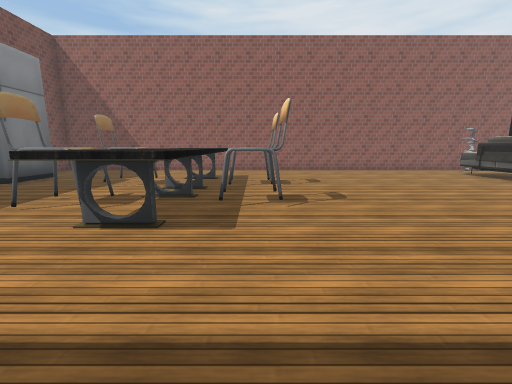
View 1 (above)

24 first-person views from a walk through a 3-D level made in the Unity game engine. The camera is 1.3 m above the floor, tilts 10° down and sees 90° across. The floor is counted in squares, 1 m on a side. Each view is taken from the middle of a square. On the plan, view 1 faces up. The plan holds only what a view shows up to about 13 squares ahead; the rest is blank. The place goes on beyond the plan. The player character is not drawn. Some surface patterns are stand-ins.

View 2
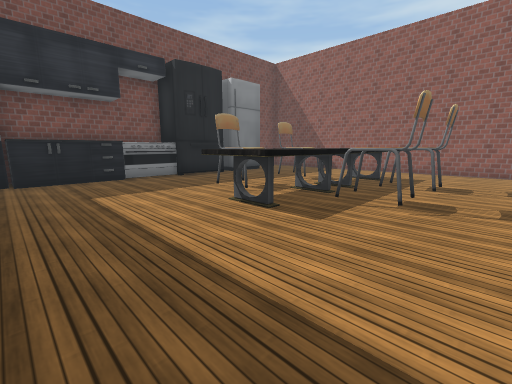

View 3
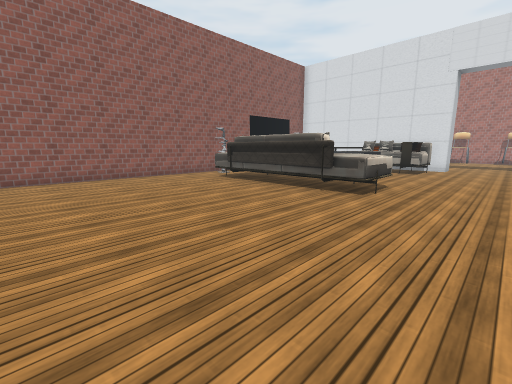

View 4
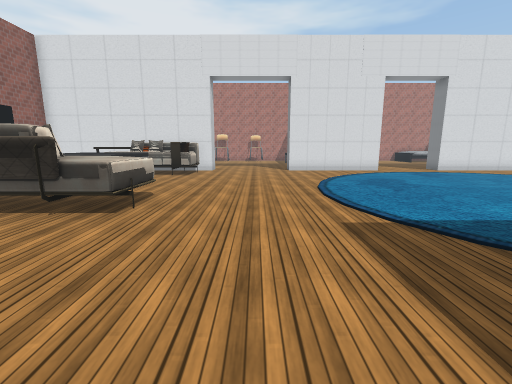

View 5
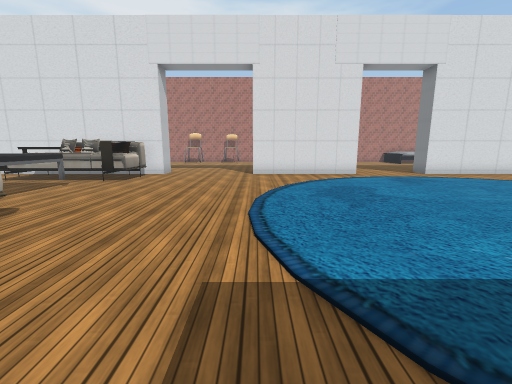

View 6
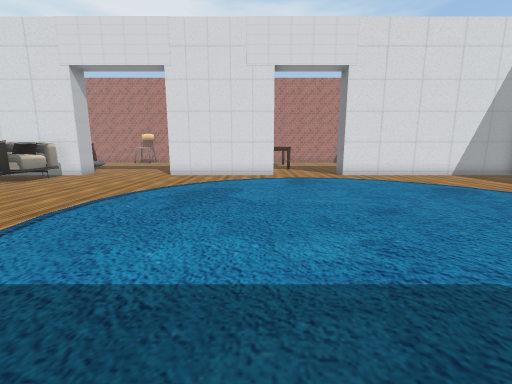

View 7
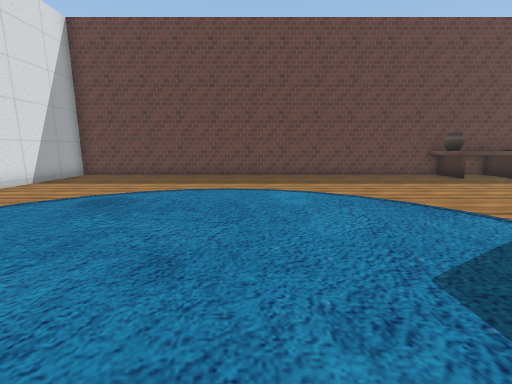

View 8
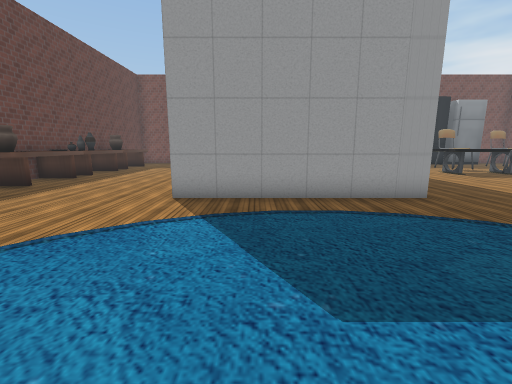

View 9
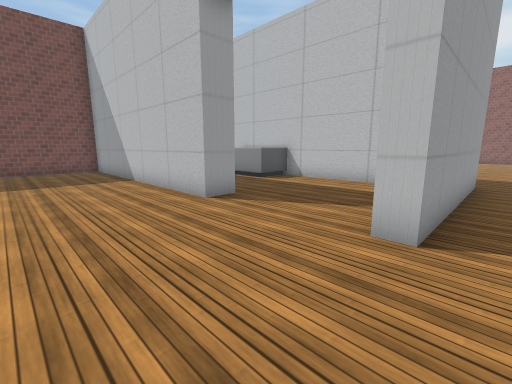

View 10
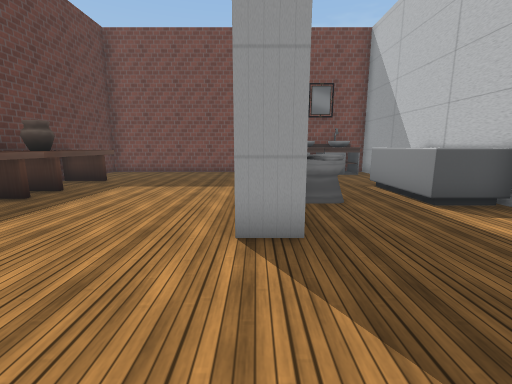

View 11
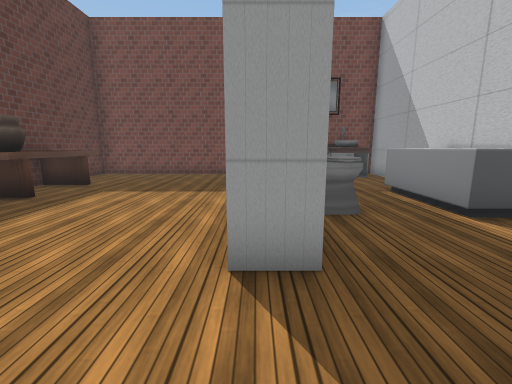

View 12
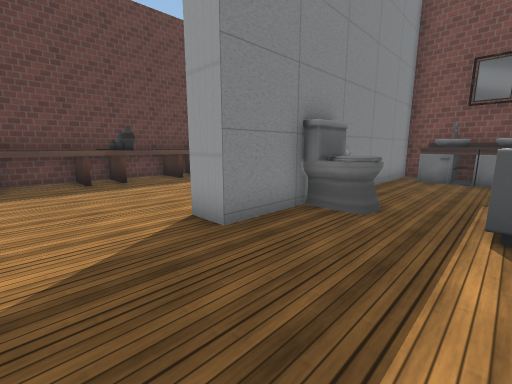

View 13
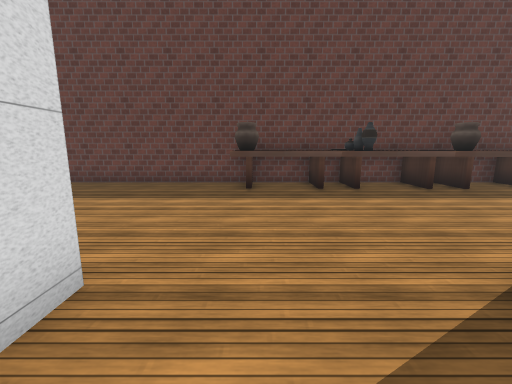

View 14
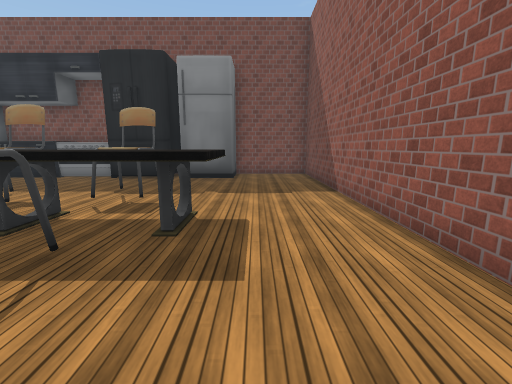

View 15
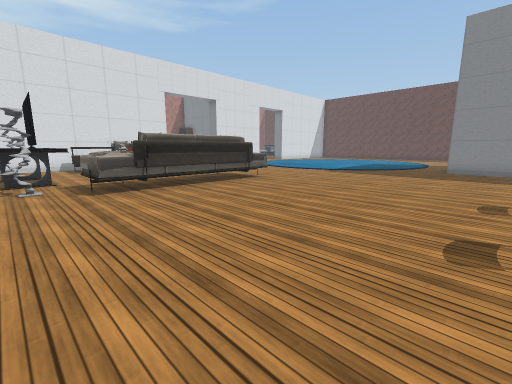

View 16
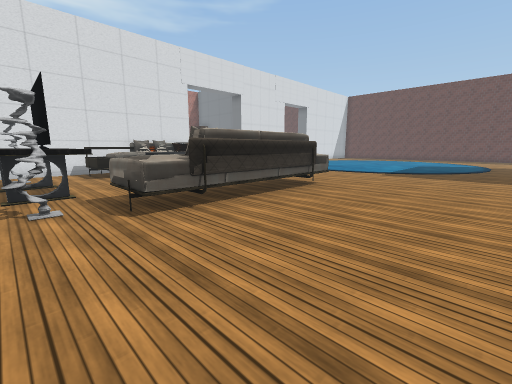

View 17
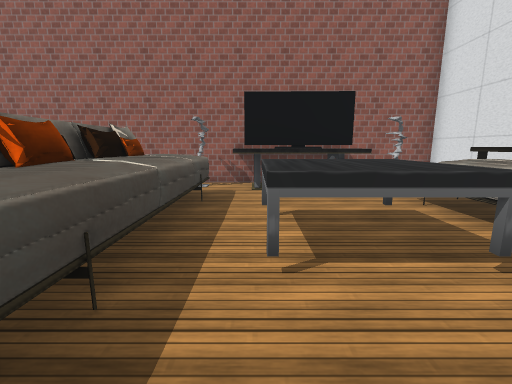

View 18
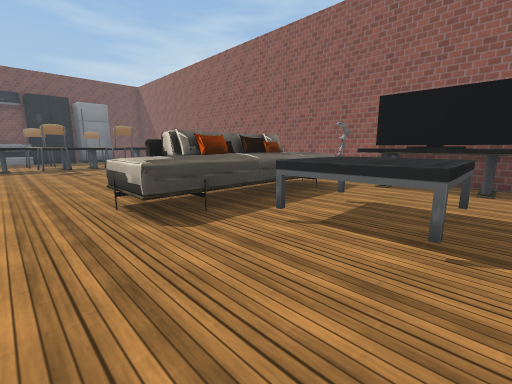

View 19
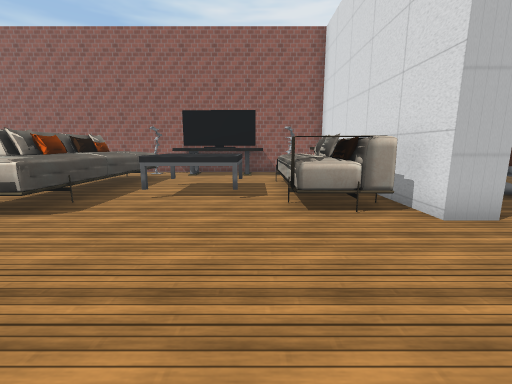

View 20
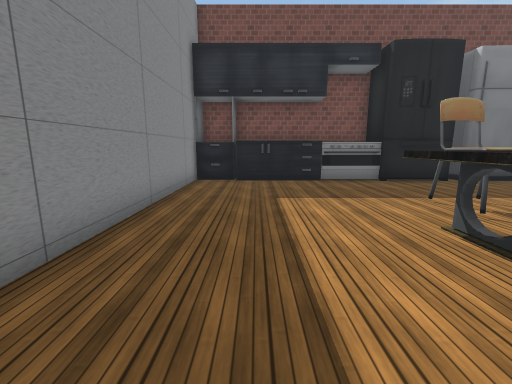

View 21
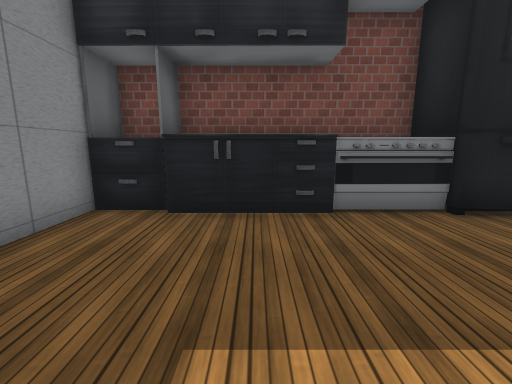

View 22
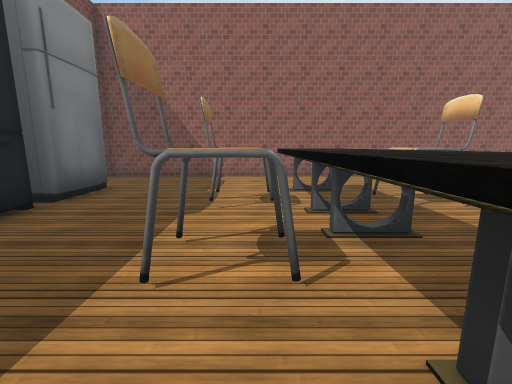

View 23
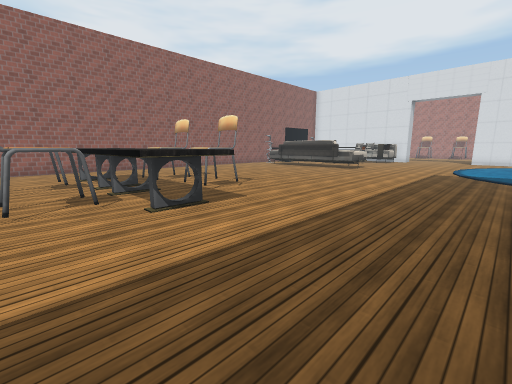

View 24
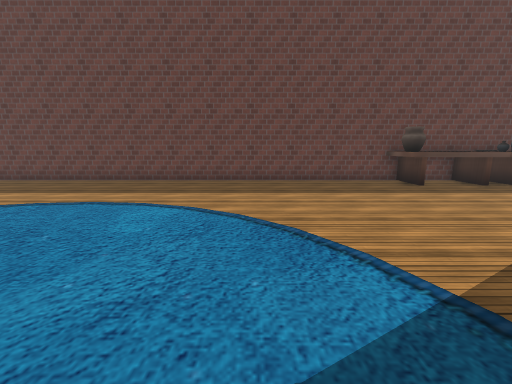

### Floor plan
Points are (right, up) in squares from view 1. A wall is a line through its corners. A room is listed if a view was taken in it or the views show most of it. See-through windows are left out.
Room 1 (views 1, 2, 3, 4, 5, 6, 7, 8, 9, 10, 11, 12, 13, 14, 15, 16, 17, 18, 19, 20, 21, 22, 23, 24)
walls: (2, -1.4) (4.2, -1.4) (4.2, -8.3) (3.6, -8.3) (3.6, -7.5); (1.6, -2.4) (-10.5, -2.4) (-10.5, -7.3) (-5.4, -7.3); (-2.5, -7.3) (-0.5, -7.3) (-0.5, -8.3) (-10, -8.3); (-8.5, -1.4) (-1.2, -1.4); (19.4, -3.9) (19.4, 1.2); (11.3, 13.3) (11.1, 13.6) (11.1, 13.9); (11.1, 13.4) (11, 13.9); (11.2, 13.4) (11, 13.8); (20.4, 5.4) (19.4, 5.4); (-10.5, 5.9) (-10.5, -1.4); (-10.5, -8.8) (-10.5, -15.4) (19.4, -15.4) (19.4, -7.3) (20.2, -7.3); (19.4, 11.4) (19.4, 14.4) (-10.5, 14.4) (-10.5, 11)
objects: sink (-10, -6) to (-9, -5); sink (-10, -4) to (-9, -3); other object (-10, -1) to (-9, 3); stove (-10, 4) to (-9, 5); fridge (-10, 9) to (-9, 9); fridge (-9, 8); table (-7, -15) to (-6, -14); tub (-6, -4) to (-3, -3); vase (-5, -15) to (-4, -14); other object (-5, -7); chair (-5, 5) to (-4, 6); chair (-5, 8) to (-4, 9); table (-4, -15); toilet (-4, -7) to (-3, -6); table (-3, -15) to (-2, -14); table (-3, 4) to (-1, 7); table (-3, 8) to (-1, 11); vase (-2, -15) to (-1, -14); chair (-1, 6) to (0, 6); chair (-1, 8) to (0, 10); table (0, -15) to (1, -14); vase (2, -15) to (3, -14); table (3, -15); other object (10, 6) to (12, 12); table (12, 12) to (15, 14); table (13, 8) to (15, 10); TV (13, 13) to (16, 13); table (15, 14) to (16, 14); sofa (17, 6) to (19, 11)

Positions as (right, up) in squares from view 1, and headings:
1: (0, 0), facing up
2: (2, 0), facing up-left
3: (3, 3), facing up-right
4: (5, 3), facing right
5: (7, 1), facing right
6: (7, -3), facing right
7: (11, -3), facing down
8: (11, -6), facing left
9: (5, -12), facing up-left
10: (3, -8), facing left
11: (2, -8), facing left
12: (2, -4), facing down-left
13: (2, -6), facing down
14: (2, 12), facing left
15: (2, 14), facing down-right
16: (5, 14), facing down-right
17: (13, 5), facing up
18: (16, 4), facing up-left
19: (16, 1), facing up
20: (1, 1), facing left
21: (-4, 2), facing left
22: (-4, 3), facing up
23: (-5, -1), facing up-right
24: (8, -5), facing down
